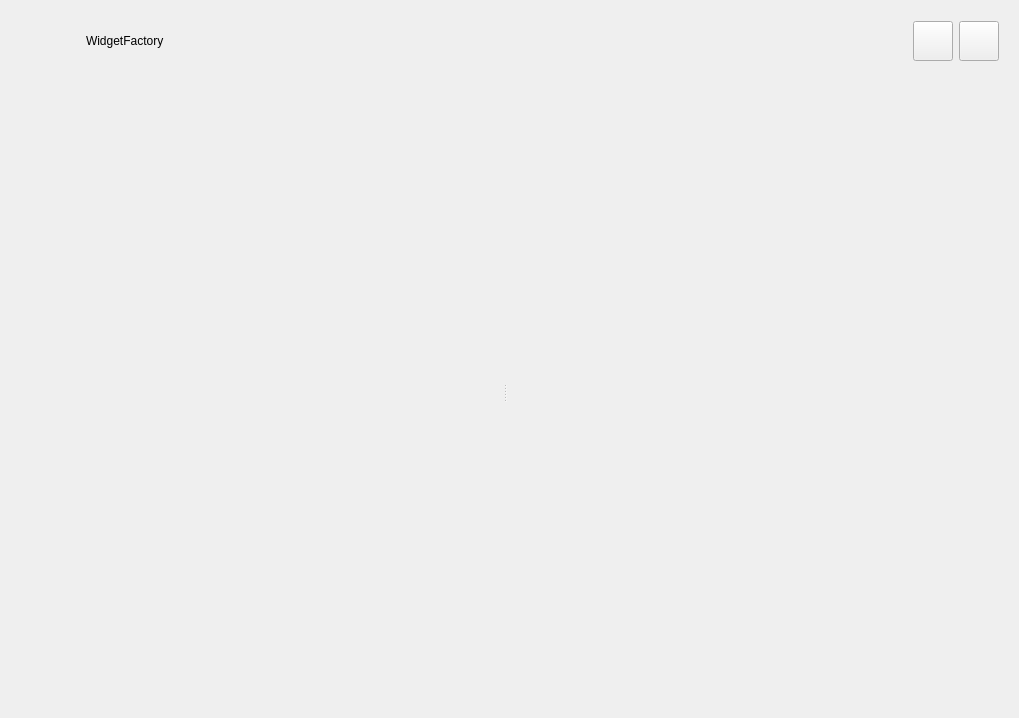
<?xml version="1.0" encoding="UTF-8"?>
<ui version="4.0">
 <class>ToolsWidgetApp</class>
 <widget class="QWidget" name="ToolsWidgetApp">
  <property name="geometry">
   <rect>
    <x>0</x>
    <y>0</y>
    <width>1019</width>
    <height>718</height>
   </rect>
  </property>
  <property name="windowTitle">
   <string>Form</string>
  </property>
  <layout class="QGridLayout" name="gridLayout">
   <item row="0" column="0">
    <widget class="QWidget" name="topWidget" native="true">
     <property name="maximumSize">
      <size>
       <width>16777215</width>
       <height>60</height>
      </size>
     </property>
     <layout class="QHBoxLayout" name="horizontalLayout">
      <item>
       <widget class="QLabel" name="labelIcon">
        <property name="minimumSize">
         <size>
          <width>60</width>
          <height>40</height>
         </size>
        </property>
        <property name="styleSheet">
         <string notr="true"/>
        </property>
        <property name="text">
         <string/>
        </property>
        <property name="pixmap">
         <pixmap resource="../../../../ttkWidgetTools/TTKWidgetTools/TTKUi/WidgetTools.qrc">:/image/lb_app_logo</pixmap>
        </property>
        <property name="scaledContents">
         <bool>true</bool>
        </property>
       </widget>
      </item>
      <item>
       <widget class="QLabel" name="label_Name">
        <property name="text">
         <string>WidgetFactory</string>
        </property>
       </widget>
      </item>
      <item>
       <spacer name="horizontalSpacer">
        <property name="orientation">
         <enum>Qt::Horizontal</enum>
        </property>
        <property name="sizeHint" stdset="0">
         <size>
          <width>750</width>
          <height>19</height>
         </size>
        </property>
       </spacer>
      </item>
      <item>
       <widget class="QToolButton" name="minimization">
        <property name="minimumSize">
         <size>
          <width>40</width>
          <height>40</height>
         </size>
        </property>
        <property name="styleSheet">
         <string notr="true"/>
        </property>
        <property name="text">
         <string/>
        </property>
       </widget>
      </item>
      <item>
       <widget class="QToolButton" name="windowclose">
        <property name="minimumSize">
         <size>
          <width>40</width>
          <height>40</height>
         </size>
        </property>
        <property name="styleSheet">
         <string notr="true"/>
        </property>
        <property name="text">
         <string/>
        </property>
       </widget>
      </item>
     </layout>
    </widget>
   </item>
   <item row="1" column="0">
    <widget class="QWidget" name="centerwidget" native="true">
     <layout class="QGridLayout" name="gridLayout_2">
      <item row="0" column="0">
       <widget class="HLfunctionToolBoxWidget" name="itemListWidget" native="true">
        <property name="minimumSize">
         <size>
          <width>280</width>
          <height>0</height>
         </size>
        </property>
        <property name="maximumSize">
         <size>
          <width>280</width>
          <height>16777215</height>
         </size>
        </property>
       </widget>
      </item>
      <item row="0" column="1">
       <widget class="QSplitter" name="splitter">
        <property name="orientation">
         <enum>Qt::Horizontal</enum>
        </property>
        <widget class="HLBackgroundContainer" name="backgroundWidget" native="true"/>
        <widget class="HLPropertyContainWidget" name="propertycontainer" native="true">
         <property name="minimumSize">
          <size>
           <width>250</width>
           <height>0</height>
          </size>
         </property>
        </widget>
       </widget>
      </item>
     </layout>
    </widget>
   </item>
  </layout>
 </widget>
 <customwidgets>
  <customwidget>
   <class>HLfunctionToolBoxWidget</class>
   <extends>QWidget</extends>
   <header location="global">hlfunctiontoolboxwidget.h</header>
   <container>1</container>
  </customwidget>
  <customwidget>
   <class>HLPropertyContainWidget</class>
   <extends>QWidget</extends>
   <header location="global">hlpropertycontainwidget.h</header>
   <container>1</container>
  </customwidget>
  <customwidget>
   <class>HLBackgroundContainer</class>
   <extends>QWidget</extends>
   <header location="global">hlbackgroundcontainer.h</header>
   <container>1</container>
  </customwidget>
 </customwidgets>
 <resources/>
 <connections/>
</ui>
